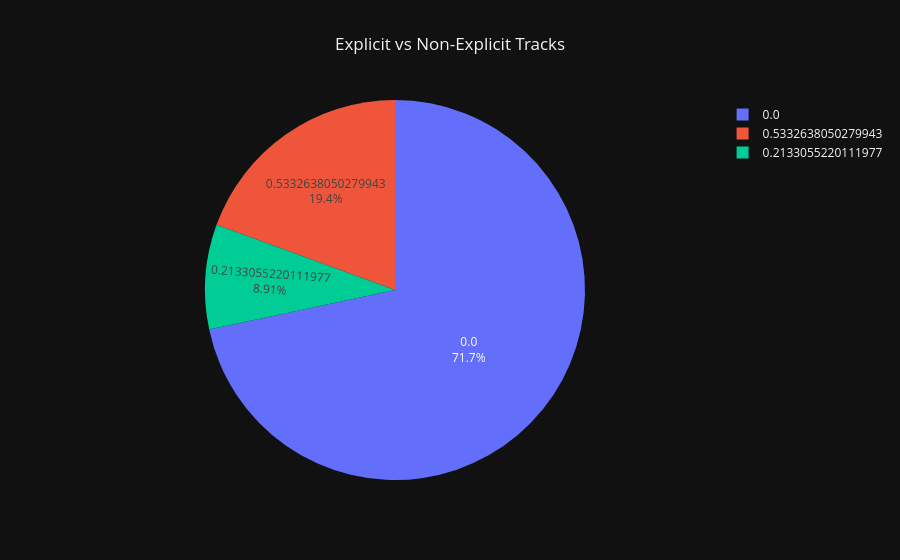

The code cell stored with this chart in its notebook:
### Markdown cell above
##### Chart 5 — Pie Chart: Explicit vs Non-Explicit Tracks

### Code cell
explicit_counts = df['explicit'].value_counts().reset_index()
explicit_counts.columns = ['explicit', 'track_count']
explicit_counts['explicit'] = explicit_counts['explicit'].map({
    True: 'Explicit',
    False: 'Non-Explicit',
    1: 'Explicit',
    0: 'Non-Explicit'
}).fillna(explicit_counts['explicit'].astype(str))
fig5 = px.pie(
    explicit_counts,
    names='explicit',
    values='track_count',
    title='Explicit vs Non-Explicit Tracks',
    template='plotly_dark'
)

fig5.update_traces(
    textinfo='percent+label',
    textposition='inside',
)
fig5.update_layout(title_x=0.5)

fig5.show()

### Figure 1 — Plotly figure (JSON) as saved in the notebook; plotly's stock layout.template omitted (floating-point values rounded to 4 significant figures)
{"data": [{"domain": {"x": [0, 1], "y": [0, 1]}, "hovertemplate": "explicit=%{label}<br>track_count=%{value}<extra></extra>", "labels": ["0.0", "0.5332638050279943", "0.2133055220111977"], "legendgroup": "", "name": "", "showlegend": true, "textinfo": "percent+label", "textposition": "inside", "type": "pie", "values": [7166, 1943, 891]}], "layout": {"legend": {"tracegroupgap": 0}, "title": {"text": "Explicit vs Non-Explicit Tracks", "x": 0.5}}}
